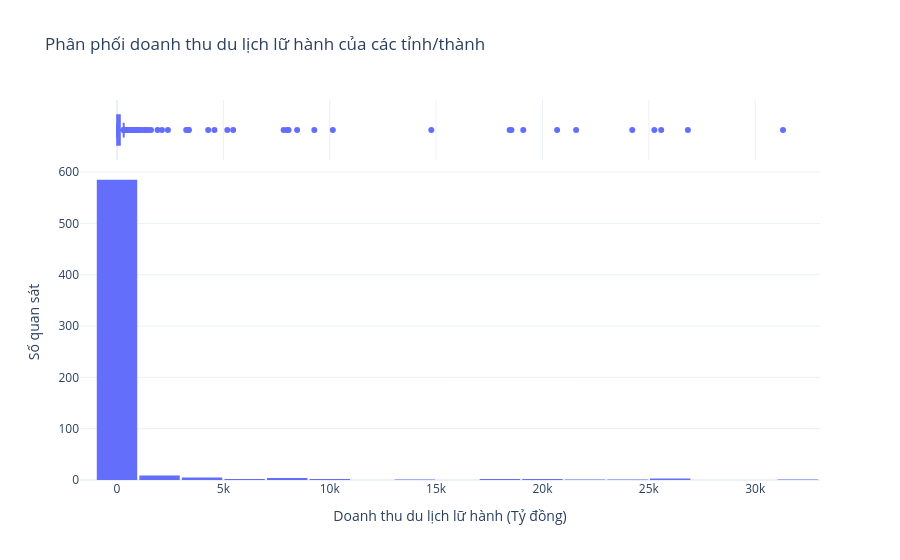

Write notebook code for a chart like this one.
### Markdown cell above
## 3.1. Histogram – Phân phối doanh thu du lịch lữ hành

**Mục tiêu:** Quan sát hình dạng phân phối doanh thu du lịch lữ hành của các tỉnh/thành trong giai đoạn nghiên cứu.

### Code cell
# =========================================================
# BIỂU ĐỒ 1 - HISTOGRAM
# =========================================================

hist_df = df_dia_phuong[
    df_dia_phuong["Cấp dữ liệu"] == "Tỉnh/thành"
].dropna(
    subset=["Doanh thu du lịch lữ hành (Tỷ đồng)"]
).copy()

print("Số quan sát sử dụng:", len(hist_df))

fig1 = px.histogram(
    hist_df,
    x="Doanh thu du lịch lữ hành (Tỷ đồng)",
    nbins=30,
    marginal="box",
    title="Phân phối doanh thu du lịch lữ hành của các tỉnh/thành",
    labels={
        "Doanh thu du lịch lữ hành (Tỷ đồng)": "Doanh thu (Tỷ đồng)"
    }
)

fig1.update_layout(
    xaxis_title="Doanh thu du lịch lữ hành (Tỷ đồng)",
    yaxis_title="Số quan sát",
    bargap=0.05,
    template="plotly_white"
)

file_fig1 = FIGURES / "01_doanh_thu_dia_phuong.png"
fig1.write_image(file_fig1, scale=2)

fig1.show()
print(f"Đã lưu: {file_fig1.resolve()}")

### Figure 1 — Plotly figure (JSON) as saved in the notebook; plotly's stock layout.template omitted (floating-point values rounded to 4 significant figures; data arrays with more than 128 entries replaced by an {"elided": "..."} marker saying what was removed)
{"data": [{"bingroup": "x", "hovertemplate": "Doanh thu (Tỷ đồng)=%{x}<br>count=%{y}<extra></extra>", "legendgroup": "", "marker": {"color": "#636efa", "pattern": {"shape": ""}}, "name": "", "nbinsx": 30, "orientation": "v", "showlegend": false, "type": "histogram", "x": {"elided": "618 float values"}, "xaxis": "x", "yaxis": "y"}, {"hovertemplate": "Doanh thu (Tỷ đồng)=%{x}<extra></extra>", "legendgroup": "", "marker": {"color": "#636efa"}, "name": "", "notched": true, "showlegend": false, "type": "box", "x": {"elided": "618 float values"}, "xaxis": "x2", "yaxis": "y2"}], "layout": {"bargap": 0.05, "barmode": "relative", "legend": {"tracegroupgap": 0}, "title": {"text": "Phân phối doanh thu du lịch lữ hành của các tỉnh/thành"}, "xaxis": {"anchor": "y", "domain": [0, 1], "title": {"text": "Doanh thu du lịch lữ hành (Tỷ đồng)"}}, "xaxis2": {"anchor": "y2", "domain": [0, 1], "matches": "x", "showgrid": true, "showticklabels": false}, "yaxis": {"anchor": "x", "domain": [0, 0.8316], "title": {"text": "Số quan sát"}}, "yaxis2": {"anchor": "x2", "domain": [0.8416, 1], "matches": "y2", "showgrid": false, "showline": false, "showticklabels": false, "ticks": ""}}}
